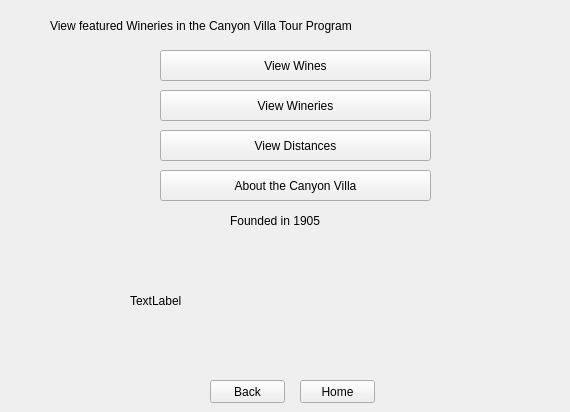
    <widget class="QWidget" name="viewListOfWineries">
     <widget class="QPushButton" name="pushButton_back_viewList">
      <property name="geometry">
       <rect>
        <x>210</x>
        <y>380</y>
        <width>75</width>
        <height>23</height>
       </rect>
      </property>
      <property name="text">
       <string>Back</string>
      </property>
     </widget>
     <widget class="QPushButton" name="pushButton_viewCurrentList">
      <property name="geometry">
       <rect>
        <x>160</x>
        <y>90</y>
        <width>271</width>
        <height>31</height>
       </rect>
      </property>
      <property name="text">
       <string>View Wineries</string>
      </property>
     </widget>
     <widget class="QPushButton" name="pushButton_viewWines">
      <property name="geometry">
       <rect>
        <x>160</x>
        <y>50</y>
        <width>271</width>
        <height>31</height>
       </rect>
      </property>
      <property name="text">
       <string>View Wines</string>
      </property>
     </widget>
     <widget class="QPushButton" name="pushButton_3">
      <property name="geometry">
       <rect>
        <x>300</x>
        <y>380</y>
        <width>75</width>
        <height>23</height>
       </rect>
      </property>
      <property name="text">
       <string>Home</string>
      </property>
     </widget>
     <widget class="QPushButton" name="pushButton_10">
      <property name="geometry">
       <rect>
        <x>160</x>
        <y>170</y>
        <width>271</width>
        <height>31</height>
       </rect>
      </property>
      <property name="text">
       <string>About the Canyon Villa</string>
      </property>
     </widget>
     <widget class="QLabel" name="label_secondInViewList">
      <property name="geometry">
       <rect>
        <x>130</x>
        <y>250</y>
        <width>341</width>
        <height>101</height>
       </rect>
      </property>
      <property name="text">
       <string>TextLabel</string>
      </property>
     </widget>
     <widget class="QLabel" name="label_ViewListTitle">
      <property name="geometry">
       <rect>
        <x>50</x>
        <y>10</y>
        <width>511</width>
        <height>31</height>
       </rect>
      </property>
      <property name="text">
       <string>View featured Wineries in the Canyon Villa Tour Program</string>
      </property>
     </widget>
     <widget class="QLabel" name="label_Excellence">
      <property name="geometry">
       <rect>
        <x>230</x>
        <y>210</y>
        <width>321</width>
        <height>21</height>
       </rect>
      </property>
      <property name="text">
       <string>Founded in 1905</string>
      </property>
     </widget>
     <widget class="QPushButton" name="pushButton_viewDistanceList">
      <property name="geometry">
       <rect>
        <x>160</x>
        <y>130</y>
        <width>271</width>
        <height>31</height>
       </rect>
      </property>
      <property name="text">
       <string>View Distances</string>
      </property>
     </widget>
    </widget>
